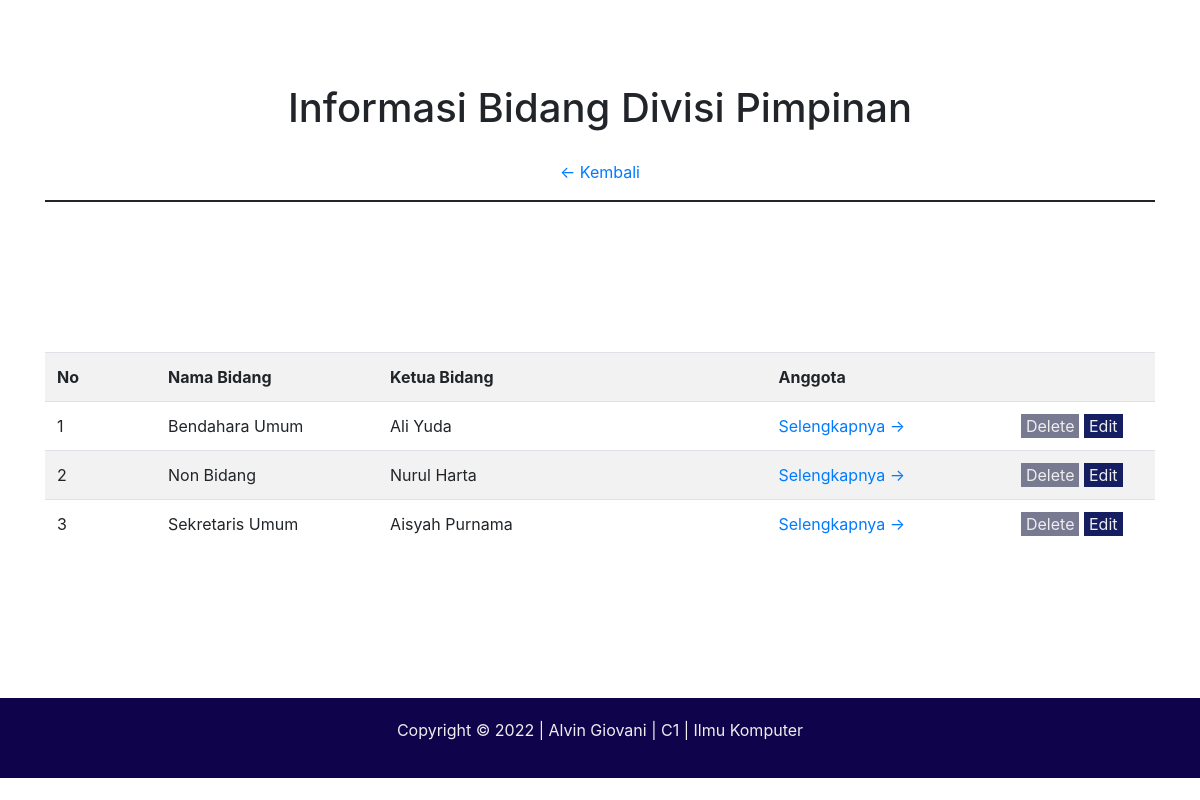
/bidang.php?key=1, run on the app's committed database.
### tables this page shows
CREATE TABLE `divisi` (
  `id_divisi` bigint(20) NOT NULL AUTO_INCREMENT,
  `nama_divisi` varchar(255) NOT NULL,
  `ketua_divisi` varchar(255) NOT NULL,
  PRIMARY KEY (`id_divisi`)
);

CREATE TABLE `bidang_divisi` (
  `id_bidang` bigint(20) NOT NULL AUTO_INCREMENT,
  `id_divisi` bigint(20) NOT NULL,
  `nama_bidang` varchar(255) NOT NULL,
  `ketua_bidang` varchar(255) NOT NULL,
  PRIMARY KEY (`id_bidang`),
  KEY `id_divisi` (`id_divisi`),
  CONSTRAINT `bidang_divisi_ibfk_1` FOREIGN KEY (`id_divisi`) REFERENCES `divisi` (`id_divisi`) ON DELETE CASCADE ON UPDATE CASCADE
);

### bidang.php (the view, shortened to what this page needs)
<?php
    require 'function.php';
    $key = $_GET['key'];
    $sql = "select * from bidang_divisi where id_divisi='$key' order by nama_bidang";
    $sql2 = "select * from divisi where id_divisi='$key'";
    $query = mysqli_query($conn, $sql);
    $query2 = mysqli_query($conn, $sql2);
?>
<!DOCTYPE html>
<html lang="en">
<head>
    <link rel="stylesheet" href="https://cdn.jsdelivr.net/npm/bootstrap@4.3.1/dist/css/bootstrap.min.css">
</head>
<body>
    <div class="container">
        <h1>Informasi Bidang Divisi
            <?php
                $data =  mysqli_fetch_assoc($query2);
                echo $data['nama_divisi'];
            ?>
        </h1>
        <div class="back" style="text-align: center;">
            <a href="divisi.php" style="text-align: center; text-decoration: none;"> &LeftArrow; Kembali</a>
        </div>
        <hr>
        <table class="table table-striped table-hover" id="productSizes">
            <tr >
                <th width="10%">
                    No
                </th>
                <th style="width:20%">
                    Nama Bidang
                </th>
                <th>
                    Ketua Bidang
                </th>
                <th>
                    Anggota
                </th>
                <th>
                </th>
            </tr>
            <?php
                $no = 1;
                while($data =  mysqli_fetch_assoc($query)){
                    echo '<tr>';
                    echo '<td>'.$no.'</td>';
                    echo '<td>'.$data['nama_bidang'].'</td>';
                    echo '<td>'.$data['ketua_bidang'].'</td>';
                    $key2 = $data['id_bidang'];
                    echo '<td width="20%">'.'<a href="anggota.php?key2='.$key2.'&key1='.$key.'"> Selengkapnya &RightArrow;</a>'.'</td>';
                    echo '<td width="15%" style="text-align:center; ">'.'<a href="delete2.php?key='.$key2.'&clue=bidang" style="background-color:#787A91; color:#eee; padding:2px 5px; text-decoration:none;"> Delete</a>  <a href="update2.php?key='.$key2.'&clue=bidang"style="background-color:#141E61; color:#eee; padding:2px 5px; text-decoration:none;"> Edit</a>'.'</td>';
                    echo '</tr>';
                    $no++;
                }
            ?>
        </table>
    </div>
    <footer style="background-color: #0F044C; padding:20px; text-align:center; display:flex; justify-content:center; color:#eee">
        <p>
            Copyright &copy; 2022 | Alvin Giovani | C1 | Ilmu Komputer
        </p>
    </footer>
</body>
</html>

### bidang.php (style rules this page uses)
.container { margin-top: 4em; }
h1 { text-align: center; padding: 20px; }
hr { border: 1px solid; margin-bottom: 150px; }
footer { margin-top: 150px; }

### data on the page
divisi: nama_divisi "Pimpinan"
bidang_divisi: nama_bidang "Bendahara Umum", ketua_bidang "Ali Yuda"
bidang_divisi: nama_bidang "Non Bidang", ketua_bidang "Nurul Harta"
bidang_divisi: nama_bidang "Sekretaris Umum", ketua_bidang "Aisyah Purnama"
